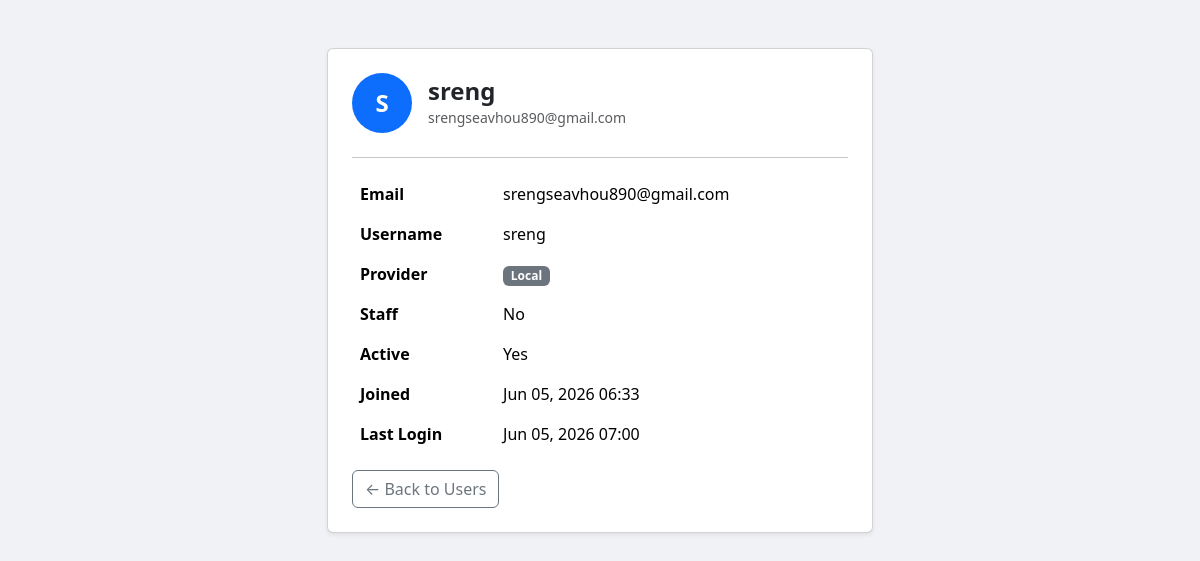
/users/6/ (signed in), run on the app's committed database.
### accounts/models.py (models this page shows, shortened)
class CustomUser(AbstractUser):
    email = models.EmailField(unique=True)
    avatar = models.URLField(blank=True, null=True)       # from Google/Facebook
    provider = models.CharField(max_length=50, blank=True) # 'google', 'facebook', 'local'
    USERNAME_FIELD = 'email'
    REQUIRED_FIELDS = ['username']

### accounts/views.py (the view)
# urls.py: path('users/<int:pk>/', views.user_detail, name='user_detail'),
@staff_member_required
def user_detail(request, pk):
    user = CustomUser.objects.get(pk=pk)
    return render(request, 'accounts/user_detail.html', {'user': user})

### accounts/templates/accounts/user_detail.html (shortened to what this page needs)
{% extends 'base.html' %}
{% block content %}
<div class="container py-5">
  <div class="row justify-content-center">
    <div class="col-md-6">
      <div class="card shadow-sm">
        <div class="card-body p-4">
          <div class="d-flex align-items-center mb-4">
            {% if user.avatar %}
              <img src="{{ user.avatar }}" class="rounded-circle me-3" width="70" height="70"/>
            {% else %}
              <div class="avatar-placeholder me-3">{{ user.username|first|upper }}</div>
            {% endif %}
            <div>
              <h4 class="mb-0 fw-bold">{{ user.username }}</h4>
              <small class="text-muted">{{ user.email }}</small>
            </div>
          </div>
          <hr/>
          <table class="table table-borderless">
            <tr><th>Email</th><td>{{ user.email }}</td></tr>
            <tr><th>Username</th><td>{{ user.username }}</td></tr>
            <tr>
              <th>Provider</th>
              <td>
                {% if user.provider == 'google' %}
                  <span class="badge bg-danger">Google</span>
                {% elif user.provider == 'facebook' %}
                  <span class="badge bg-primary">Facebook</span>
                {% else %}
                  <span class="badge bg-secondary">Local</span>
                {% endif %}
              </td>
            </tr>
            <tr><th>Staff</th><td>{{ user.is_staff|yesno:"Yes,No" }}</td></tr>
            <tr><th>Active</th><td>{{ user.is_active|yesno:"Yes,No" }}</td></tr>
            <tr><th>Joined</th><td>{{ user.date_joined|date:"M d, Y H:i" }}</td></tr>
            <tr><th>Last Login</th><td>{{ user.last_login|date:"M d, Y H:i"|default:"Never" }}</td></tr>
          </table>
          <a href="{% url 'users_list' %}" class="btn btn-outline-secondary">← Back to Users</a>
        </div>
      </div>
    </div>
  </div>
</div>
{% endblock %}

### static/css/main.css (style rules this page uses)
body { background: #f0f2f5; min-height: 100vh; }
.avatar-placeholder { width: 60px; height: 60px; border-radius: 50%; background: #0d6efd; color: #fff; font-size: 1.5rem; font-weight: 700; display: flex; align-items: center; justify-content: center; }

### data on the page
CustomUser: username|first "S", username "sreng", email "srengseavhou890@gmail.com", is_staff "No", is_active "Yes", date_joined "Jun 05, 2026 06:33", last_login "Jun 05, 2026 07:00"
